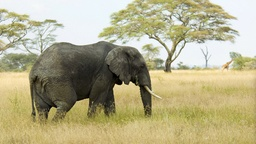
#> input picture Sierra17.jpg, 256 x 144 px, shrunk from 600 x 338 before the run
$ python alpha.py
#> lines starting #> are read from the running program, lines starting #| are printed output that depends on the picture

from PIL import Image
from PIL import ImageTk

import math
import numpy as np
import matplotlib.pyplot as plt


# [8 lines of commented-out code are left out]


def loadImage(path):
#> called with path = './Sierra17.jpg'
    image = Image.open(path)
#> image is the input picture: PIL image 256x144 RGB; mean R, G, B 179.3, 173, 137.7
#> call 2 of loadImage, with path = './Sierra18.jpg'
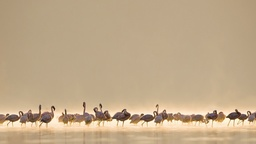
#> input picture Sierra18.jpg, 256 x 144 px, shrunk from 600 x 338 before the run
#> in loadImage, image is the input picture: PIL image 256x144 RGB; mean R, G, B 192.1, 169.3, 138
    # image.show()
    return image


def imageToMatrix(image):
    matrix = np.asarray(image)
    # print(matrix)
    return matrix


def matrixToImage(matrix):
    image = Image.fromarray(matrix)
    return image


# If there are 0 - 1 values in the image matrix,
# or there are floating point numbers, then the
# fromarray method of Image will not be able to
# convert the matrix into an image
def matrixToImages(matrix):
    # convert matrix values into
    # data types supported by fromarray
    image = Image.fromarray((matrix * 255).astype(np.uint8))
    return image


# [5 lines of commented-out code are left out]
class ImageAlpha(object):
    def __init__(self, alpha=0.5, mixr=0, mixg=0, mixb=0):
        self.alpha = alpha
        self.mixr = mixr;
        self.mixg = mixg;
        self.mixb = mixb;

    def rgbMixing(self, r, g, b):
        targetr = (1 - self.alpha) * self.mixr + self.alpha * r
        targetg = (1 - self.alpha) * self.mixg + self.alpha * g
        targetb = (1 - self.alpha) * self.mixb + self.alpha * b

        return targetr, targetg, targetb

    def mixingImage(self, image):
        imagematrix = imageToMatrix(image)

        height = imagematrix.shape[0]
        width = imagematrix.shape[1]
        channel = imagematrix.shape[2]
        new = np.zeros((height, width, channel))

        for i in range(height):
            for j in range(width):
                # for k in range(channel):
                new[i, j] = self.rgbMixing(imagematrix[i][j][0], imagematrix[i][j][1], imagematrix[i][j][2])

        new = new / 255
        return matrixToImages(new)


class ImageMixing(object):
    def __init__(self, alpha=0.5):
        self.alpha = alpha

    def rgbMixing(self, mixr, mixg, mixb, r, g, b):
        mixrs = (1 - self.alpha) * mixr + self.alpha * r
        mixgs = (1 - self.alpha) * mixg + self.alpha * g
        mixbs = (1 - self.alpha) * mixb + self.alpha * b

        return mixrs, mixgs, mixbs

    def mixingImage(self, image, _image):
        imagematrix = imageToMatrix(image)
        _imagematrix = imageToMatrix(_image)

        height = imagematrix.shape[0]
#> height = 144
        width = imagematrix.shape[1]
#> width = 256
        channel = imagematrix.shape[2]
#> channel = 3
        new = np.zeros((height, width, channel))

        for i in range(height):
            for j in range(width):
                for k in range(channel):
                    new[i, j] = self.rgbMixing(imagematrix[i][j][0], imagematrix[i][j][1], imagematrix[i][j][2], _imagematrix[i][j][0], _imagematrix[i][j][1], _imagematrix[i][j][2])
#> this loop made 144 passes
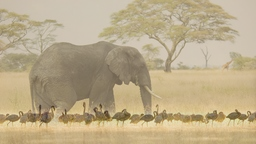
#> new: shape (144, 256, 3) float64; mean R, G, B 187, 170.8, 137.9

        new = new / 255
        return matrixToImages(new)


photos = loadImage('./Sierra17.jpg')
photos2 = loadImage('./Sierra18.jpg')
# ImageAlpha = ImageAlpha(alpha=0.2, mixr=0, mixg=0, mixb=0)
# image = ImageAlpha.mixingImage(photos)
# image.show()

ImageMixing = ImageMixing(alpha=0.6)
image = ImageMixing.mixingImage(photos, photos2)
image.show()

# plt.figure('Image Alpha')
# plt.imshow(image)
# plt.show()
